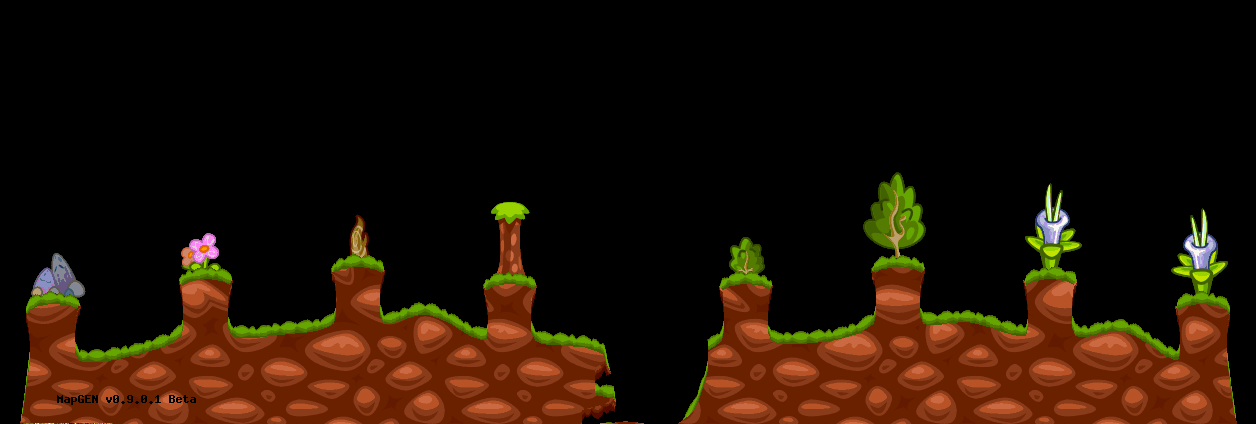
#> input picture map samples/MapGEN_bng_1.png, 1256 x 424 px
$ python extract_wa_mask.py '../map samples/MapGEN_bng_1.png' --output out.png
#> lines starting #> are read from the running program, lines starting #| are printed output that depends on the picture
#!/usr/bin/env python3
"""Extract a 1-bpp terrain silhouette mask from Worms Armageddon map data.

Converts WA's `DATA/land.dat` (written every time WA generates a map) — or a
monochrome PNG — into the baked mask format used by `src/world/wa_templates.rs`:
1920x696, 1 bit per pixel, row-major, MSB-first (167,040 bytes).

Workflow to grow the source-art library:
  1. Launch WA, generate a map of the desired type (island or cavern) in the
     map editor, start (or preview) a game so WA writes DATA/land.dat, quit.
  2. python3 tools/extract_wa_mask.py "assets/Worms Armageddon/DATA/land.dat" \
         -o src/world/wa_masks/islandN.bin --preview /tmp/islandN.ppm
  3. Eyeball the preview, then add the file to the mask array in
     src/world/wa_templates.rs (WA_ISLAND_MASKS or WA_CAVERN_MASKS).
  4. Bump VERSION (src/main.rs) and REQUIRED_VERSION (src/server/main.rs) —
     map generation changes on both ends.
  Repeat per map: land.dat only ever holds the most recent map.

Format notes (see https://worms2d.info/Land_Data_file, worms2d.info/Image_file,
and Syroot.Worms' reference implementation):
  land.dat: "LND\\x1a", u32 file size, i32 w, i32 h, u32 top_border (1 = cavern
  map with indestructible border), u32 water height, object-location table,
  then three IMG chunks: visual foreground, COLLISION MASK, background. The
  collision mask (2nd chunk) is the authoritative solid/air bitmap.
  IMG chunk: "IMG\\x1a", u32 size, u8 bpp (0 / >32 => optional description
  string precedes the real bpp), u8 flags (0x40 = Team17-LZ77 compressed,
  0x80 = palettized: u16 colour count + RGB triples; palette index 0 is
  implicitly black/transparent), i16 w, i16 h, pixel data. Any nonzero
  palette index = solid.
"""

import argparse
import struct
import sys

MASK_W, MASK_H = 1920, 696


# [99 lines left out: functions decompress_team17, parse_img, load_land_dat, not called in this run]


def load_png(path: str, threshold: float, nonblack: bool = False):
#> called with path = '../map samples/MapGEN_bng_1.png', threshold = 0.5, nonblack = False
    try:
        from PIL import Image
    except ImportError:
        sys.exit("PNG input requires Pillow: pip install Pillow")
    img = Image.open(path)
#> img is the input picture: PIL image 1256x424 P; mean R, G, B 32.8, 17.3, 4.7
    if nonblack:
        # MapGEN output: opaque render on pure-black sky; solid = any
        # not-quite-black pixel (dark terrain art defeats a luminance cut).
        rgb = img.convert("RGB")
        rows = [[sum(rgb.getpixel((x, y))) > 8 for x in range(img.width)]
                for y in range(img.height)]
    elif img.mode == "RGBA":
        alpha = img.getchannel("A")
        rows = [[alpha.getpixel((x, y)) > 0 for x in range(img.width)]
                for y in range(img.height)]
    else:
        g = img.convert("L")
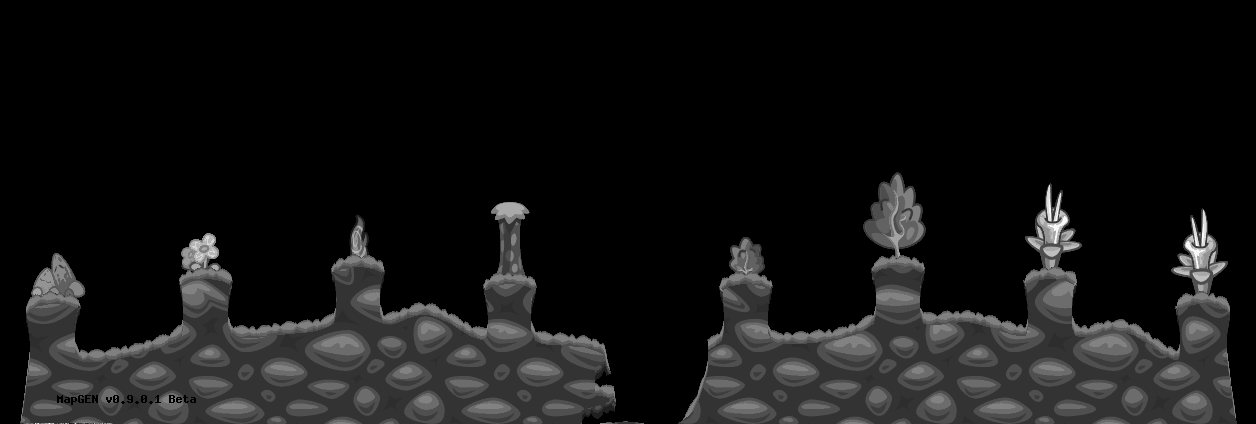
#> g: PIL image 1256x424 L; min 0, max 248, mean 20.5
        cut = threshold * 255
        rows = [[g.getpixel((x, y)) >= cut for x in range(img.width)]
                for y in range(img.height)]
#> rows = 424 items
    return img.width, img.height, rows, False


# [50 lines left out: function clean_sprites, not called in this run]


def rescale_nearest(rows, w, h):
    if (w, h) == (MASK_W, MASK_H):
        return rows
    print(f"rescaling {w}x{h} -> {MASK_W}x{MASK_H} (nearest)")
    return [[rows[y * h // MASK_H][x * w // MASK_W] for x in range(MASK_W)]
            for y in range(MASK_H)]


# [28 lines left out: functions fill_outside_sky, seal_border, not called in this run]


def pack_1bpp(rows) -> bytes:
    out = bytearray(MASK_W * MASK_H // 8)
    for y in range(MASK_H):
        base = y * (MASK_W // 8)
        row = rows[y]
        for x in range(MASK_W):
            if row[x]:
                out[base + (x >> 3)] |= 1 << (7 - (x & 7))
    return bytes(out)


# [6 lines left out: function write_preview, not called in this run]


def main():
    ap = argparse.ArgumentParser(description=__doc__.splitlines()[0])
    ap.add_argument("input", help="land.dat or monochrome/RGBA PNG")
    ap.add_argument("-o", "--output", required=True, help="output .bin mask path")
    ap.add_argument("--cavern", action="store_true",
                    help="treat as enclosed cavern art: seal a 1px solid border")
    ap.add_argument("--preview", help="write a PGM preview image here")
    ap.add_argument("--threshold", type=float, default=0.5,
                    help="PNG luminance threshold (default 0.5)")
    ap.add_argument("--nonblack", action="store_true",
                    help="PNG: solid = any non-black pixel (MapGEN output)")
    ap.add_argument("--clean-sprites", action="store_true",
                    help="strip MapGEN decorative sprites/watermark "
                         "(morphological opening + component filter)")
    args = ap.parse_args()

    if open(args.input, "rb").read(4) in (b"LND\x1a", b"LND\x1b"):
        w, h, rows, top_border = load_land_dat(args.input)
        if top_border and not args.cavern:
            print("note: land.dat has top_border set (cavern map) — "
                  "consider --cavern and saving as a cavernN.bin")
    else:
        w, h, rows, _ = load_png(args.input, args.threshold, args.nonblack)
#> w = 1256; h = 424; rows = 424 items

    if args.clean_sprites:
        rows = clean_sprites(rows, w, h, args.cavern)
    rows = rescale_nearest(rows, w, h)
#| rescaling 1256x424 -> 1920x696 (nearest)
#> rows = 696 items
    if args.cavern:
        rows = fill_outside_sky(rows, MASK_W, MASK_H)
        seal_border(rows)

    solid = sum(sum(r) for r in rows) / (MASK_W * MASK_H)
#> solid = 0.0258
    kind = "cavern" if args.cavern else "island"
    print(f"solid fraction: {solid:.3f} "
          f"(sane {kind} range: {'0.55-0.85' if args.cavern else '0.20-0.50'})")
#| solid fraction: 0.026 (sane island range: 0.20-0.50)

    data = pack_1bpp(rows)
    assert len(data) == 167040
    with open(args.output, "wb") as f:
        f.write(data)
    print(f"wrote {args.output} ({len(data)} bytes)")
#| wrote out.png (167040 bytes)
    if args.preview:
        write_preview(rows, args.preview)
        print(f"preview: {args.preview}")


if __name__ == "__main__":
    main()

$ run again, on map samples/MapGEN_bng_3.png
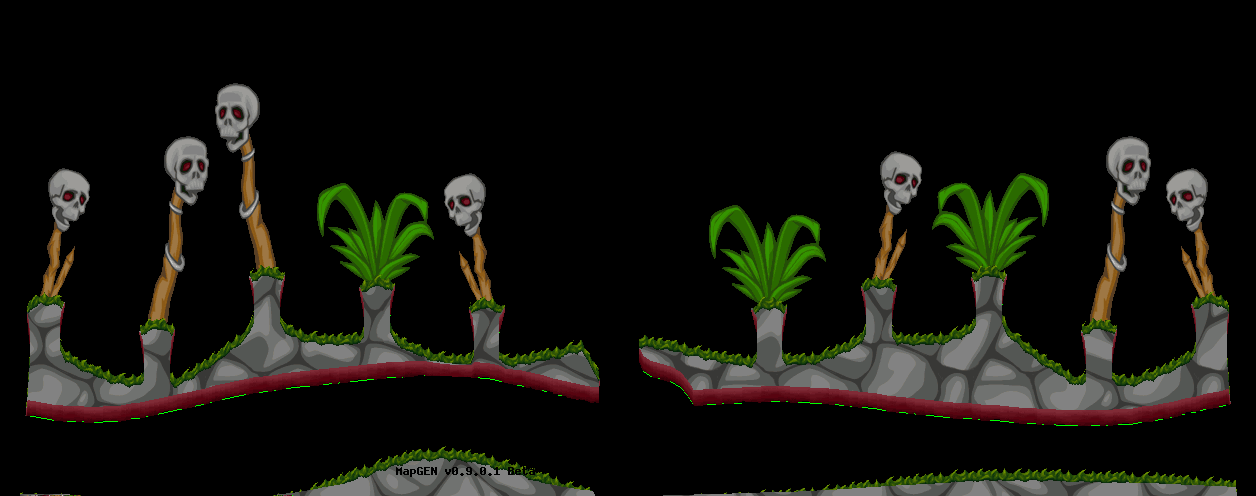
#> input picture map samples/MapGEN_bng_3.png, 1256 x 496 px
#> in load_png, img is the input picture: PIL image 1256x496 P; mean R, G, B 19.9, 20, 14
#> in load_png, `g = img.convert("L")`:
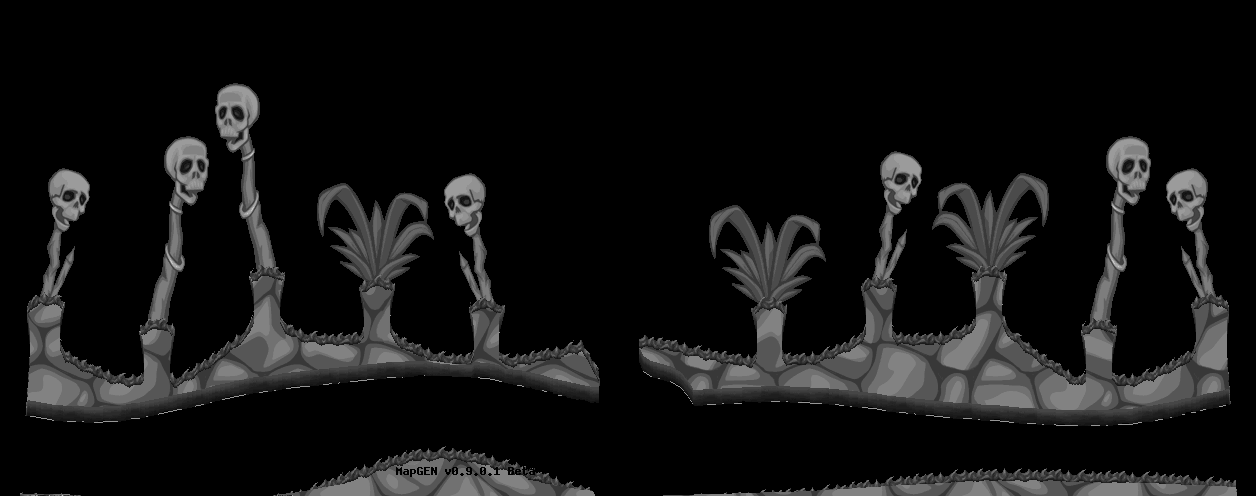
#> g: PIL image 1256x496 L; min 0, max 201, mean 19.3
#> in load_png, `rows = [[g.getpixel((x, y)) >= cut for x in range(img.width)] for y in..`: rows = 496 items
#> in main, `w, h, rows, _ = load_png(args.input, args.threshold, args.nonblack)`: w = 1256; h = 496; rows = 496 items
#| rescaling 1256x496 -> 1920x696 (nearest)
#> in main, `rows = rescale_nearest(rows, w, h)`: rows = 696 items
#> solid = 0.0338
#| solid fraction: 0.034 (sane island range: 0.20-0.50)
#| wrote out.png (167040 bytes)

$ run again, on map samples/MapGEN_bng_4.png
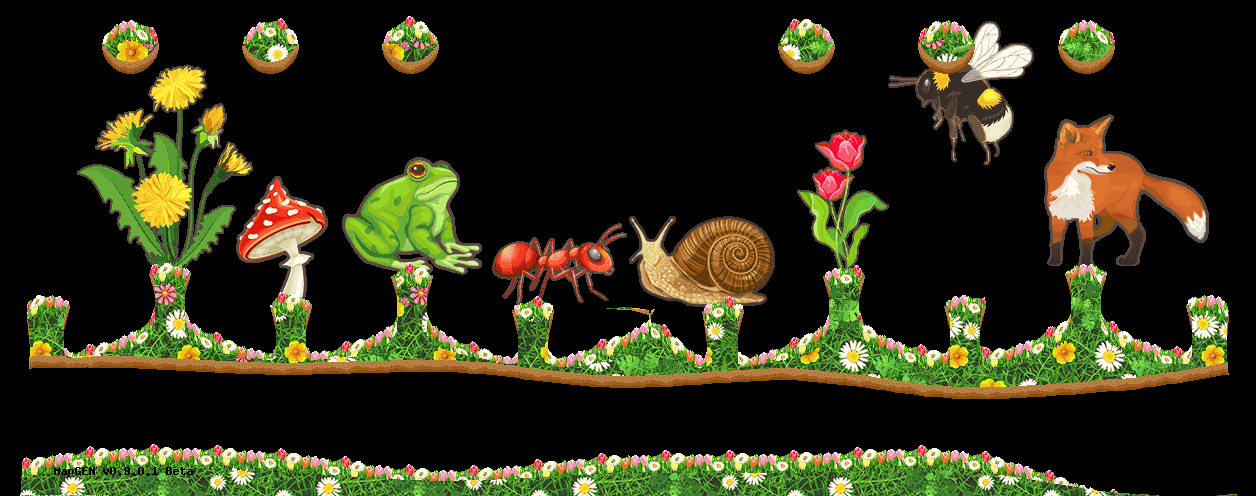
#> input picture map samples/MapGEN_bng_4.png, 1256 x 496 px
#> in load_png, img is the input picture: PIL image 1256x496 P; mean R, G, B 44.7, 44.2, 22.5
#> in load_png, `g = img.convert("L")`:
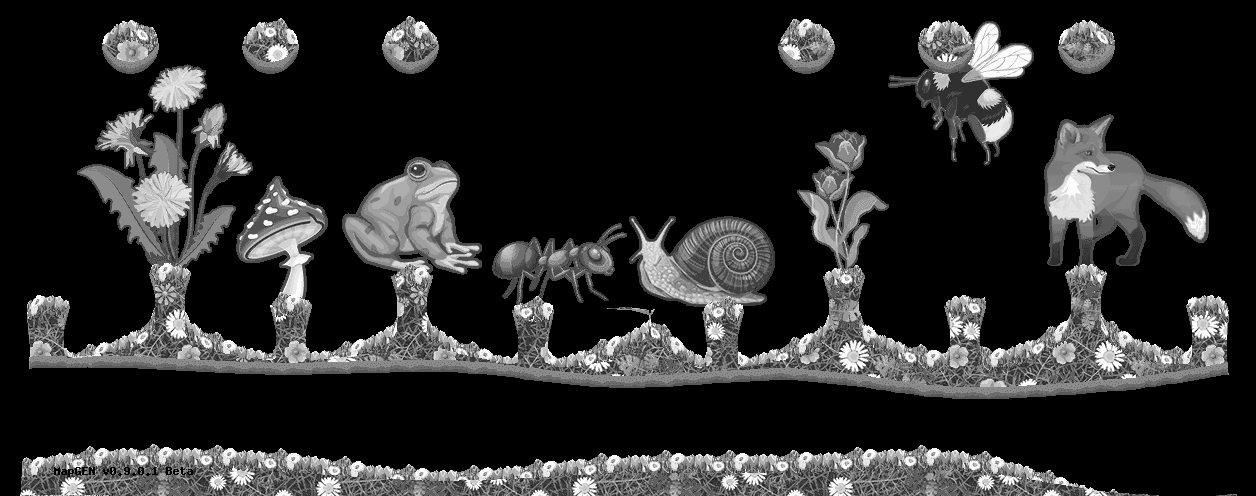
#> g: PIL image 1256x496 L; min 0, max 251, mean 41.9
#> in load_png, `rows = [[g.getpixel((x, y)) >= cut for x in range(img.width)] for y in..`: rows = 496 items
#> in main, `w, h, rows, _ = load_png(args.input, args.threshold, args.nonblack)`: w = 1256; h = 496; rows = 496 items
#| rescaling 1256x496 -> 1920x696 (nearest)
#> in main, `rows = rescale_nearest(rows, w, h)`: rows = 696 items
#> solid = 0.157
#| solid fraction: 0.157 (sane island range: 0.20-0.50)
#| wrote out.png (167040 bytes)
